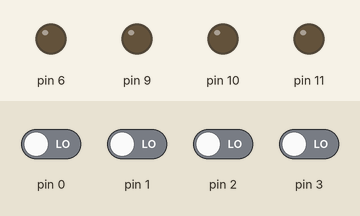
This sketch was run on a simulated Arduino Uno, built with avr-gcc and run on an emulated ATmega328P. On the bench: output pins drawn as LEDs (lit = HIGH). The inputs (shaded band) are chosen by the test bench; at power-on: pin 0–3 LOW.

Above: at 1.2 s.
1.3 s: pin 0 driven HIGH
At 2.4 s:
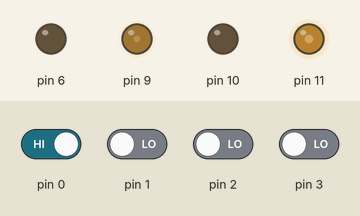
2.8 s: pin 1 driven HIGH
At 3.1 s:
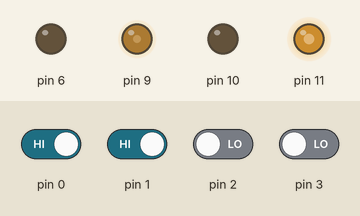
4.3 s: pin 3 driven HIGH
At 4.7 s:
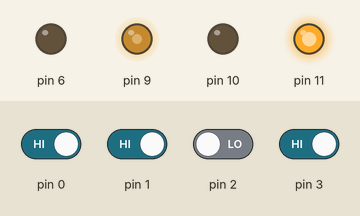
Timing chart, 0 to 7.3 s (numbered marks = the images above; inputs shaded):
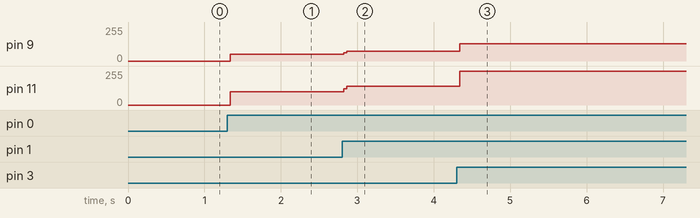

Measured:
- after the input at 1.3 s, pin 9: 0/255 → 52/255 at once; pin 11: 0/255 → 100/255 at once
- after the input at 2.8 s, pin 9: 52/255 → 73/255 at once; pin 11: 100/255 → 142/255 at once
- after the input at 4.3 s, pin 9: 73/255 → 128/255 at once; pin 11: 142/255 → 255/255 at once

The sketch:

sketch_feb26a.ino
```cpp
int car1=11;
int car2=10;
int car3=9;
int car4=6;
int sw1,sw2,sw3,sw4;

void setup() {
  // put your setup code here, to run once:
pinMode(11,OUTPUT);

pinMode(10,OUTPUT);
pinMode(9,OUTPUT);
pinMode(6,OUTPUT);
pinMode(0,INPUT);
pinMode(1,INPUT);
pinMode(2,INPUT);
pinMode(3,INPUT);
}

void loop() {

 // put your main code here, to run repeatedly:
sw1= digitalRead(0);
sw2= digitalRead(1);
sw3=digitalRead(2);
sw4=digitalRead(3);
if(sw1==1){
analogWrite(11,255);
analogWrite(10,0);
analogWrite(9,128);
analogWrite(6,0);
}
if(sw2==1){
analogWrite(11,255);
analogWrite(10,0);
analogWrite(9,128);
analogWrite(6,0);
}
if(sw3==1){
  analogWrite(11,255);
analogWrite(10,0);
analogWrite(9,128);
analogWrite(6,0);
}
if(sw4==1){
  analogWrite(11,255);
analogWrite(10,0);
analogWrite(9,128);
analogWrite(6,0);
}
else
{
analogWrite(11,0);
analogWrite(10,0);

analogWrite(9,0);

analogWrite(6,0);

}
}
```
